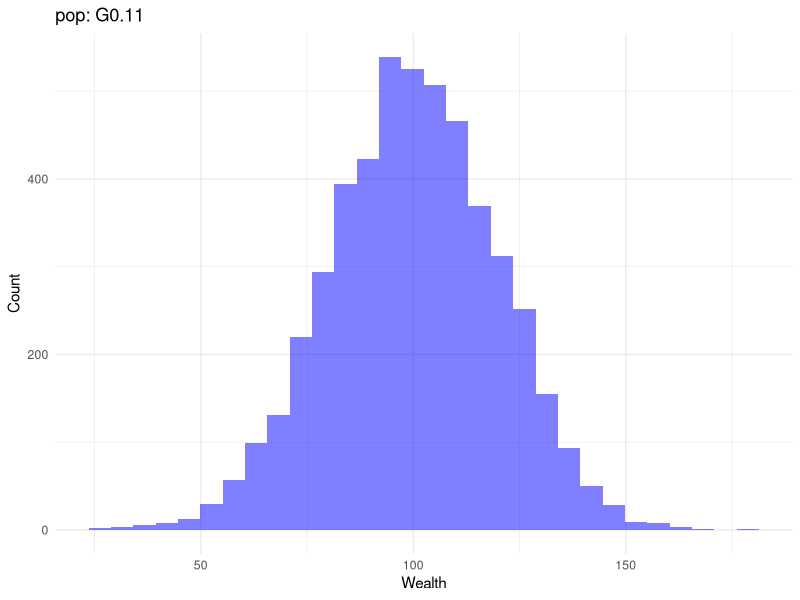

Write the R code that produced this figure.
## ---- chunk 1
N<- 5000 # define N as default population size

MU<- 100 # define MU as the default population mean

population <- rnorm(N, mean = MU, sd = MU/5) # define the dataframe "population" as a normally distributed set of size "N" (5000) with a mean "M" (100$) and a sd of "MU/5" (20$) 

##what datastructur is this?
## ---- chunk 2
gini<- function(y) { 
# measure of equality (0=equality, 1=inequality) applied for wealth [usually for income]
y<- sort(y) #puts vector (wealth) of the dataframe in order
n<- length(y) #assess the lenght of the vector (individuals) in the dataframe 
## Question does length define the number of individuals?
numer<- 2*sum((1:n)*y)#defines the numerator of the formular
#sum(start value:end value)
#summs the sorted vecotr (wealth) of the dataframe and multiplies by 2

denom<- n*sum(y)#defines the denominator of the formular
#multiplies the number of participants by the sum of the wealth  

return ((numer/denom)-(n+1)/n)
#puts the formula together
}
## ---- chunk 3
gini(population)
## ---- chunk 4
#install.packages("ggplot2")
library(ggplot2)
hist_custom<- function(popuation, label = 'pop',...) {
label <- paste0(label,": G", round(gini(population), 2))
# add and calculate the little gini coefficient in the top right corner

population_df<- data.frame(population = population)
#

ggplot(population_df, aes(x = population))+
  geom_histogram(bin=30,fill='blue',alpha=0.5,...)+
  labs(title=label,x='Wealth',y='Count')+
  theme_minimal()+
  theme(legend.position="none")
}
## ---- chunk 5
hist_custom(population)
## ---- chunk 6
random_split<- function(A, B) {
  pot<- A+B #sum the wealth of the agent A and B
  share<- runif(1,min=0,max=pot)
  #define conditions for sharing (here all possible conditions)
  return(c(share,pot-share))
  #put formula together
  #one recives the share one the remaining wealth
  
  #A and B are undefined, insert their wealth to run the function
}
## ---- chunk 7
random_split(100, 100)
## ---- chunk 8
anyone<- function(N)
{
  return(sample(0:(N-1),2))
  #From N (number of agents) a sample of 2 participants is drawn at random
  }
## ---- chunk 9
anyone(N)
## ---- chunk 10
transaction<- random_split
interaction<- anyone

step<-function(population)
  {
  #translate the defined functions into meaningfull names
  i_j<- interaction(length(population))
  i<- i_j[[1]]
  j<- i_j[[2]]
  ##ERROR fixed: doube bracket needed???
  #draw two agents called i & j
  population[c(i, j)]<- transaction(population[i],population[j])
  #run the transaction between the two agents and adjust their wealth according to the transaction
  return (population)
}

simulate<- function(population,T) 
{
   #simulate the interactions over T steps
  ##define T ???
  pop_copy<- population
  #create a copy of population
  
  result<- list(pop_copy)
  ## to generate overview of the wealth of all actors??
  
  for (t in 1:T)
  {
    pop_copy<- step(pop_copy)
    result[[t+1]]<- pop_copy
  }
  return (result)
}
## ---- chunk 11
testpopulation<- rep(100,4)
#create testpopulation of 4 individuals, with 100$ each

result<- simulate(testpopulation, 8)
#simulate the population over 8 steps

for(testpopulation in result)
{
  print(testpopulation)
}
## ---- chunk 12

